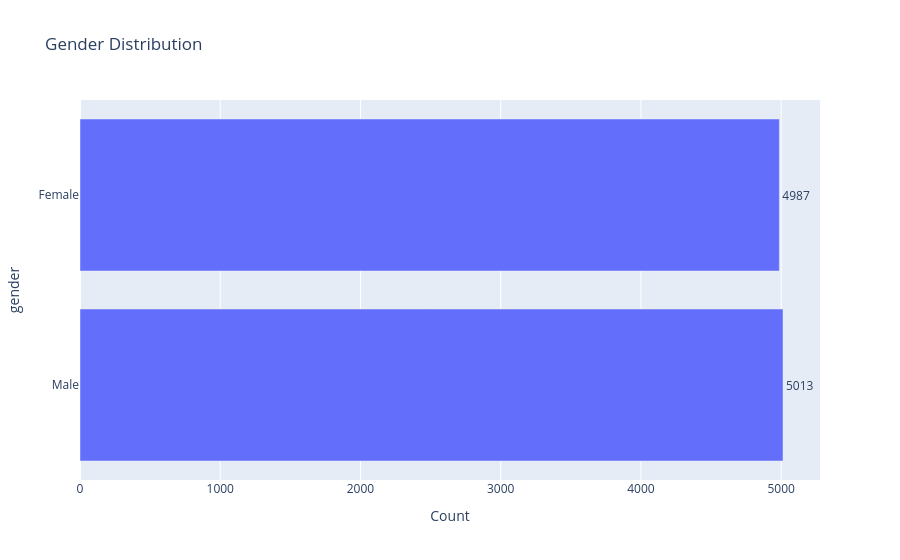
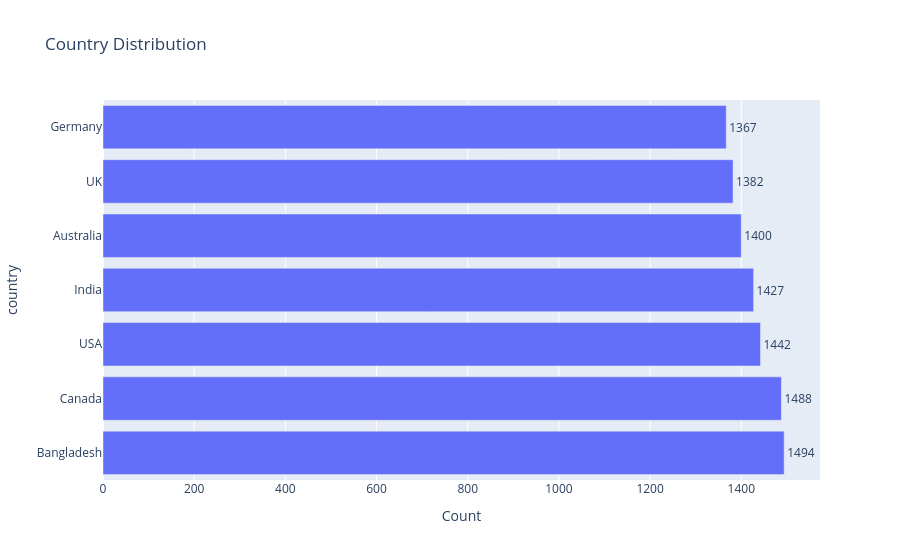
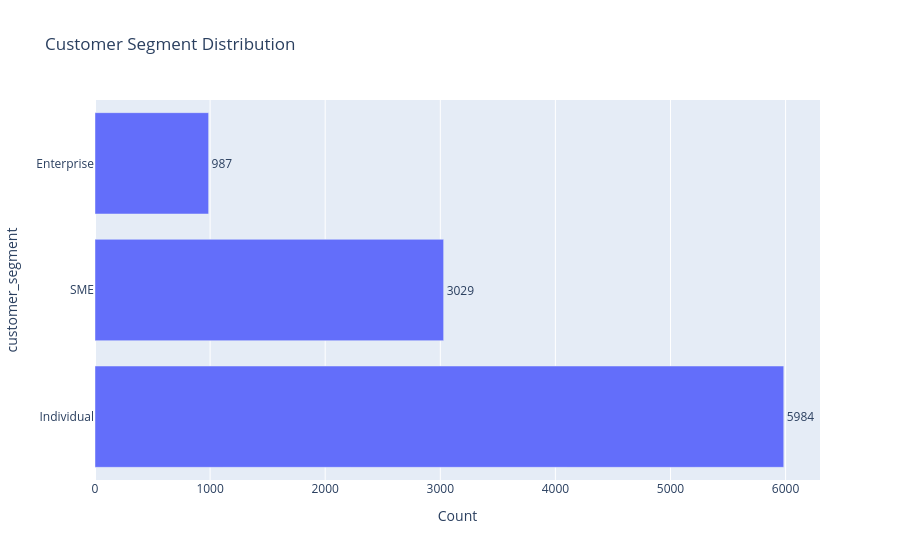
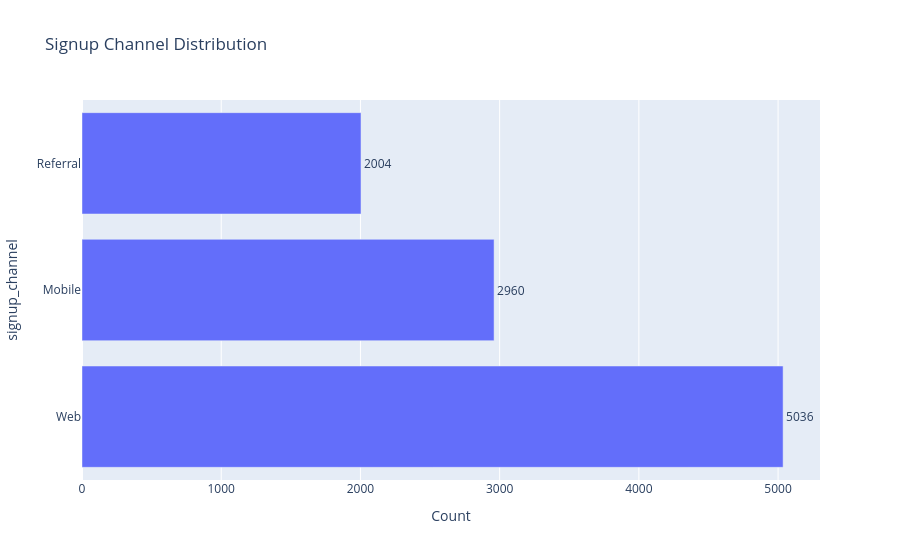

The cell these charts' notebook holds for them, in order:
### Markdown cell above
#### Univaraite Analysis

### Code cell
# -------------------------
# CATEGORICAL VARIABLES
# -------------------------
categorical_cols = [
    'gender',
    'country',
    'customer_segment',
    'signup_channel',
    'contract_type',
    'payment_method',
    'discount_applied',
    'price_increase_last_3m',
    'complaint_type',
    'survey_response',
    'nps_category'
]

for col in categorical_cols:
    counts = (
        df[col]
        .value_counts()
        .rename_axis(col)
        .reset_index(name='Count')
    )

    fig = px.bar(
        counts,
        x='Count',
        y=col,
        orientation='h',
        text='Count',
        title=f'{col.replace("_"," ").title()} Distribution'
    )

    fig.update_layout(yaxis={'categoryorder':'total descending'})
    fig.update_traces(textposition='outside')
    fig.show()

### Figure 1 — Plotly figure (JSON) as saved in the notebook; plotly's stock layout.template omitted (floating-point values rounded to 4 significant figures)
{"data": [{"hovertemplate": "Count=%{text}<br>gender=%{y}<extra></extra>", "legendgroup": "", "marker": {"color": "#636efa", "pattern": {"shape": ""}}, "name": "", "orientation": "h", "showlegend": false, "text": [5013.0, 4987.0], "textposition": "outside", "type": "bar", "x": [5013, 4987], "xaxis": "x", "y": ["Male", "Female"], "yaxis": "y"}], "layout": {"barmode": "relative", "legend": {"tracegroupgap": 0}, "title": {"text": "Gender Distribution"}, "xaxis": {"anchor": "y", "domain": [0, 1], "title": {"text": "Count"}}, "yaxis": {"anchor": "x", "categoryorder": "total descending", "domain": [0, 1], "title": {"text": "gender"}}}}

### Figure 2 — Plotly figure (JSON) as saved in the notebook; plotly's stock layout.template omitted (floating-point values rounded to 4 significant figures)
{"data": [{"hovertemplate": "Count=%{text}<br>country=%{y}<extra></extra>", "legendgroup": "", "marker": {"color": "#636efa", "pattern": {"shape": ""}}, "name": "", "orientation": "h", "showlegend": false, "text": [1494.0, 1488.0, 1442.0, 1427.0, 1400.0, 1382.0, 1367.0], "textposition": "outside", "type": "bar", "x": [1494, 1488, 1442, 1427, 1400, 1382, 1367], "xaxis": "x", "y": ["Bangladesh", "Canada", "USA", "India", "Australia", "UK", "Germany"], "yaxis": "y"}], "layout": {"barmode": "relative", "legend": {"tracegroupgap": 0}, "title": {"text": "Country Distribution"}, "xaxis": {"anchor": "y", "domain": [0, 1], "title": {"text": "Count"}}, "yaxis": {"anchor": "x", "categoryorder": "total descending", "domain": [0, 1], "title": {"text": "country"}}}}

### Figure 3 — Plotly figure (JSON) as saved in the notebook; plotly's stock layout.template omitted (floating-point values rounded to 4 significant figures)
{"data": [{"hovertemplate": "Count=%{text}<br>customer_segment=%{y}<extra></extra>", "legendgroup": "", "marker": {"color": "#636efa", "pattern": {"shape": ""}}, "name": "", "orientation": "h", "showlegend": false, "text": [5984.0, 3029.0, 987.0], "textposition": "outside", "type": "bar", "x": [5984, 3029, 987], "xaxis": "x", "y": ["Individual", "SME", "Enterprise"], "yaxis": "y"}], "layout": {"barmode": "relative", "legend": {"tracegroupgap": 0}, "title": {"text": "Customer Segment Distribution"}, "xaxis": {"anchor": "y", "domain": [0, 1], "title": {"text": "Count"}}, "yaxis": {"anchor": "x", "categoryorder": "total descending", "domain": [0, 1], "title": {"text": "customer_segment"}}}}

### Figure 4 — Plotly figure (JSON) as saved in the notebook; plotly's stock layout.template omitted (floating-point values rounded to 4 significant figures)
{"data": [{"hovertemplate": "Count=%{text}<br>signup_channel=%{y}<extra></extra>", "legendgroup": "", "marker": {"color": "#636efa", "pattern": {"shape": ""}}, "name": "", "orientation": "h", "showlegend": false, "text": [5036.0, 2960.0, 2004.0], "textposition": "outside", "type": "bar", "x": [5036, 2960, 2004], "xaxis": "x", "y": ["Web", "Mobile", "Referral"], "yaxis": "y"}], "layout": {"barmode": "relative", "legend": {"tracegroupgap": 0}, "title": {"text": "Signup Channel Distribution"}, "xaxis": {"anchor": "y", "domain": [0, 1], "title": {"text": "Count"}}, "yaxis": {"anchor": "x", "categoryorder": "total descending", "domain": [0, 1], "title": {"text": "signup_channel"}}}}
